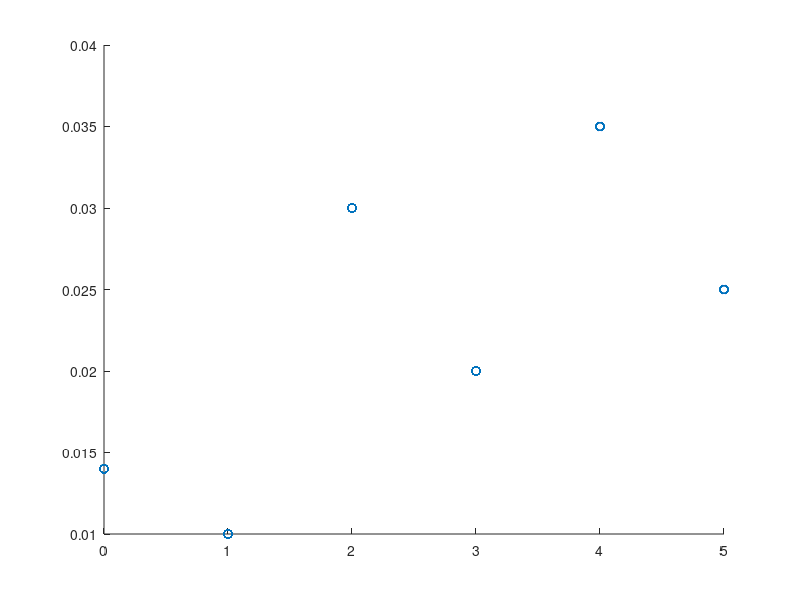

The MATLAB source for this figure:
load('FTIR_train.mat')
load('FTIR_val.mat')
load('FTIR_test.mat')

%% Merge Data
X = [x_train; x_val; x_test];
y = [y_train; y_val; y_test];
clear x_train x_val x_test
clear y_train y_val y_test
% The data has 6 groups that are very easy to detect and well separated, 
% thus this apporoach is stable for this specific dataset. 
group = kmeans(y, 6);

%%
save('FTIR_data', 'X', 'y', 'freq', 'group')

%%
load('FTIR_data')
new_group = group;
% based on groups would have to be adjusted again, because random seed
% wasn't set!
new_group(group==1) = 0;
new_group(group==2) = 4;
new_group(group==3) = 5;
new_group(group==4) = 1;
new_group(group==5) = 3;
new_group(group==6) = 2;
group = new_group;
clear new_group
save('FTIR_data', 'X', 'y', 'freq', 'group')
%% 
figure 
scatter(group, y)
